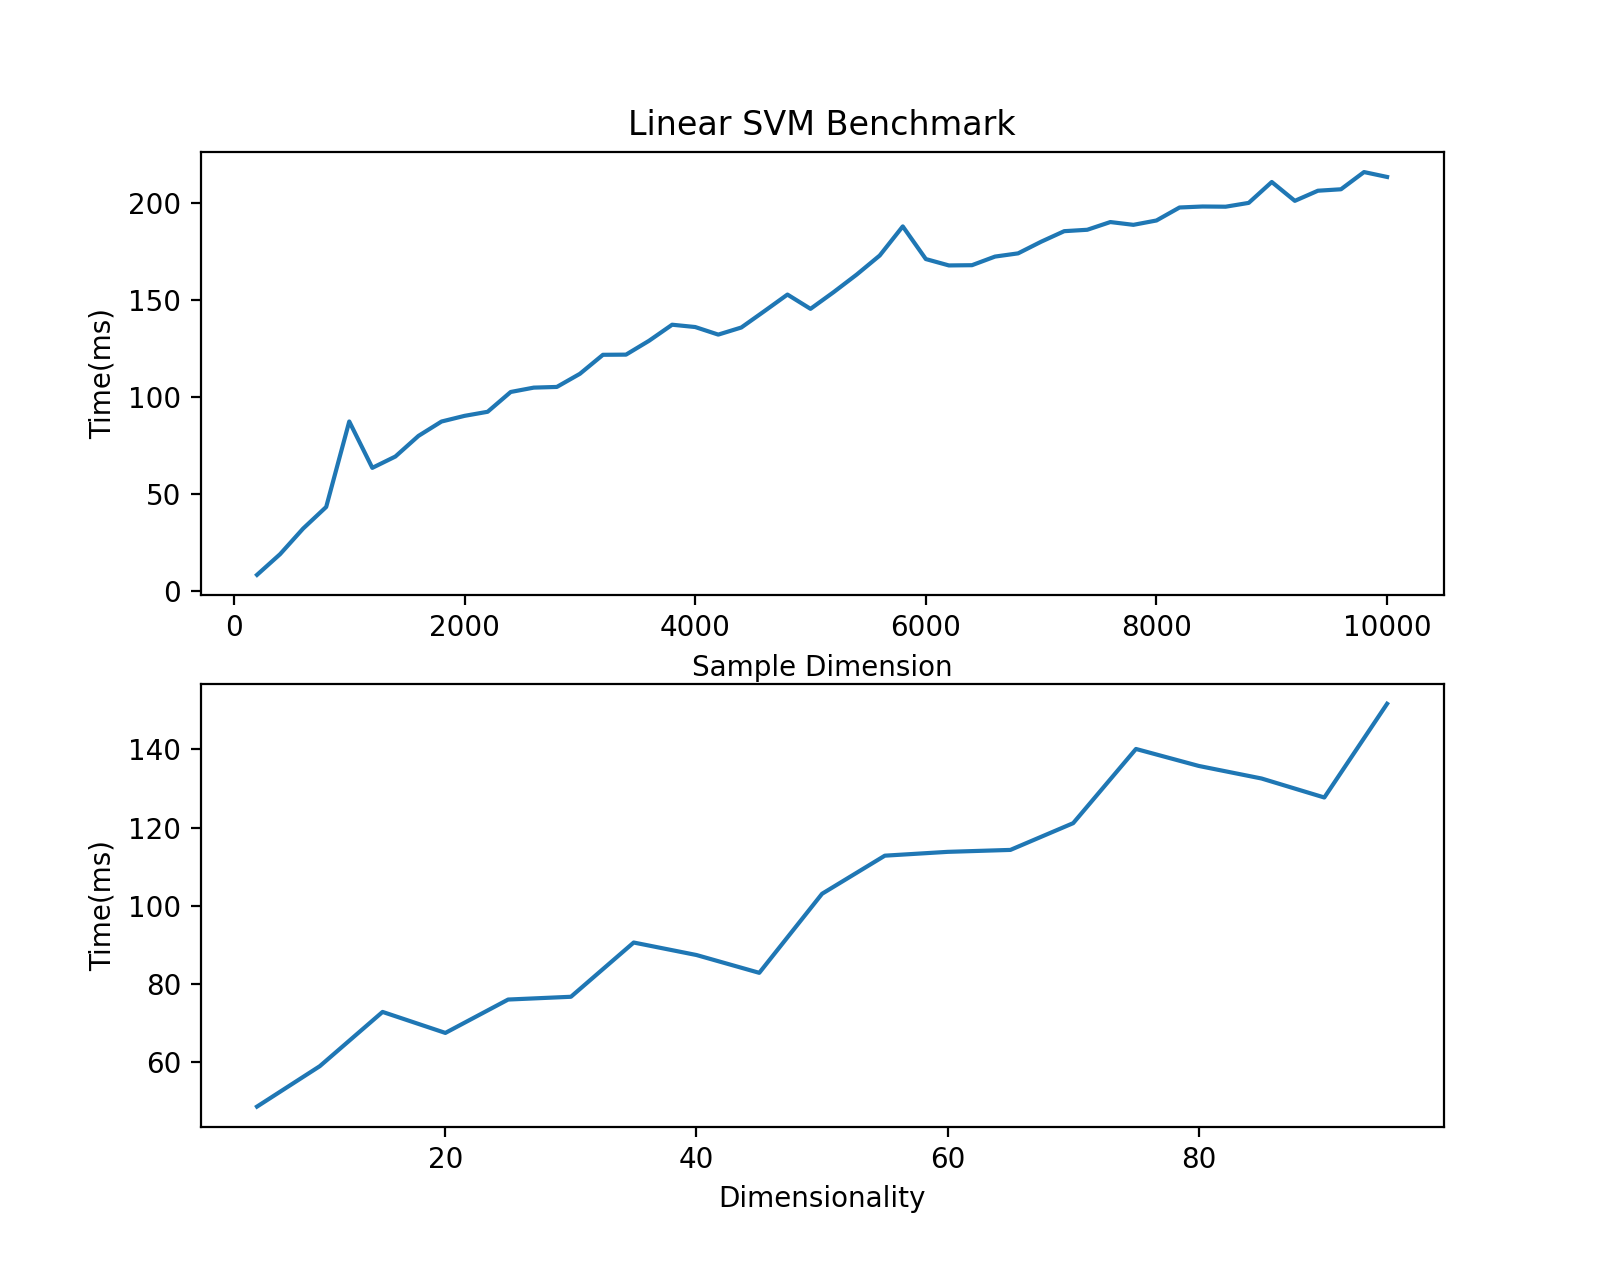

Python code for this plot:
import numpy as np
from sklearn.pipeline import make_pipeline
from sklearn.preprocessing import StandardScaler
from sklearn.linear_model import SGDClassifier 
import matplotlib.pyplot as plt
import random
import time 

rng = np.random.RandomState(0)
possible_dimensions=range(5,100,5)
possible_dimensions_sample=range(200,10001,200)

dimension=9
x_sample=[]
y_sample=[]
for dimension_sample in possible_dimensions_sample:
    pts = rng.random_sample((dimension_sample, dimension))
    starting=time.time()
    labels=np.array([random.randint(0,10) for _ in range(dimension_sample)])
    clf = make_pipeline(StandardScaler(), SGDClassifier()) 
    clf.fit(pts,labels)
    time_elapsed=time.time()-starting
    x_sample.append(dimension_sample)
    y_sample.append(time_elapsed*1000)
    print(time_elapsed)

dimension_sample=1000
x_dim=[]
y_dim=[]
for dimension in possible_dimensions:
    pts = rng.random_sample((dimension_sample, dimension))
    starting=time.time()
    labels=np.array([random.randint(0,10) for _ in range(dimension_sample)])
    clf = make_pipeline(StandardScaler(), SGDClassifier()) 
    clf.fit(pts,labels)
    time_elapsed=time.time()-starting
    x_dim.append(dimension)
    y_dim.append(time_elapsed*1000)
    print(time_elapsed)

plt.subplot(2, 1, 1)
plt.title("Linear SVM Benchmark")
plt.xlabel("Sample Dimension")
plt.ylabel("Time(ms)")
plt.plot(x_sample,y_sample)

plt.subplot(2, 1, 2)
plt.xlabel("Dimensionality")
plt.ylabel("Time(ms)")
plt.plot(x_dim,y_dim)

plt.show()    
